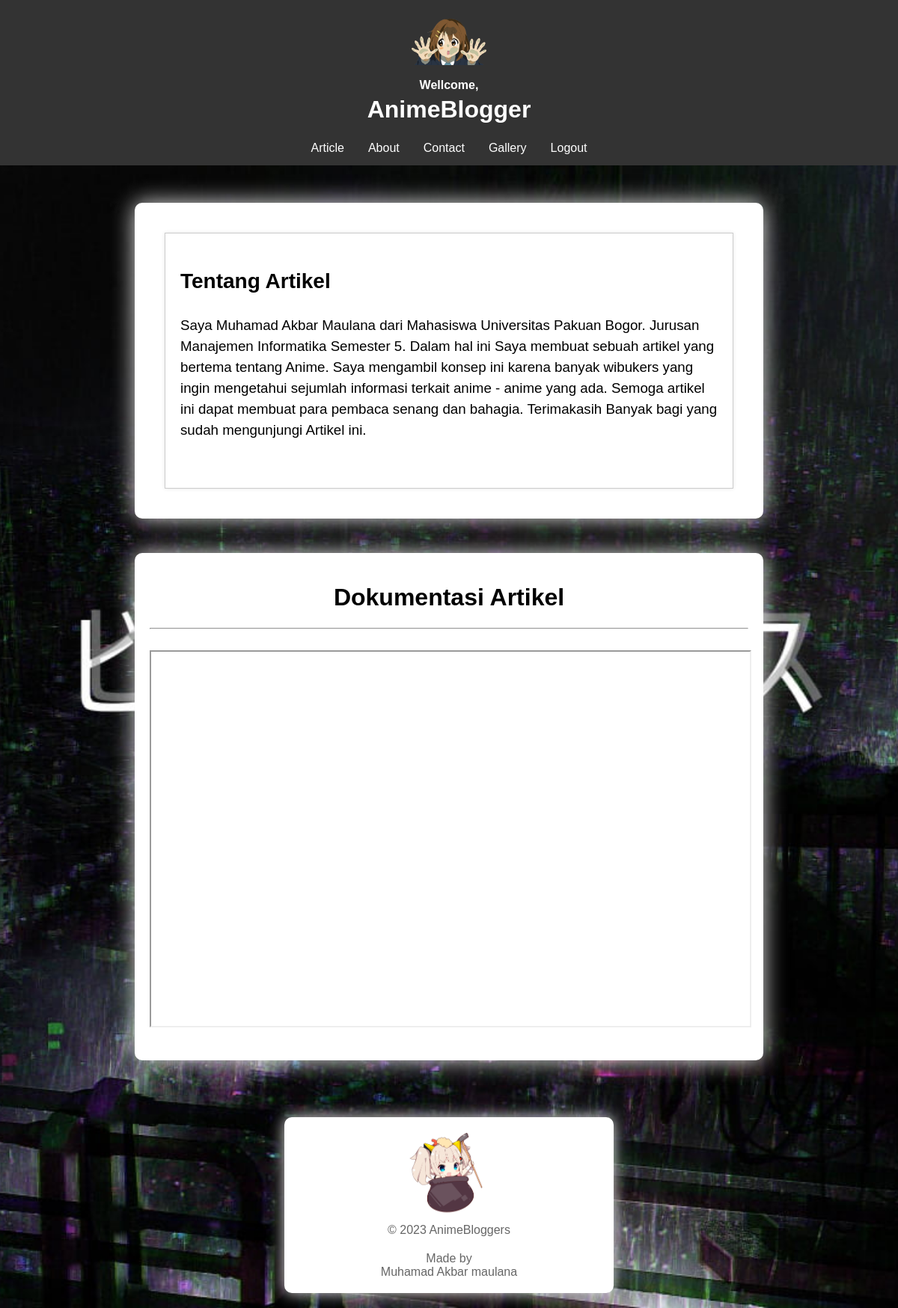
/tentang.php, run on the app's committed database.
### tables this page shows
CREATE TABLE `about` (
  `id` int(3) NOT NULL,
  `judul` char(20) NOT NULL,
  `isi` text NOT NULL
);

### tentang.php (the view, shortened to what this page needs)
<?php
include "koneksi.php";
?>
<!DOCTYPE html>
<html>
<head>
    <link rel="stylesheet" href="style.css">
</head>
<body>
    <header>
    <center>
        <img src="img/login.png" width="100" height="auto">
    </center>
        <br>
        <label for="user">Wellcome, <?php echo $_SESSION['username'] ?></label>
        <h1>AnimeBlogger</h1>
    </header>
    <div class="navbar">
        <a href="pengguna.php">Article</a>
        <a href="tentang.php">About</a>
        <a href="kontak.php">Contact</a>
        <a href="galery_usr.php">Gallery</a>
        <a href="logout.php">Logout</a>
    </div>
    <div class="container">
        <article>
            <?php
            $sql = "SELECT * FROM about";
            $result = $koneksi->query($sql);
            if ($result) {
                if ($result->num_rows > 0) {
                    while ($row = $result->fetch_assoc()) {
                        echo "<h1 style=font-size:28px>" . $row["judul"] . "</h1>";
                        echo "<h3 style=font-weight:normal>" . $row["isi"] . "</h3>";
                        echo "<br>";
                    }
                } else {
                    echo "Tidak ada data about yang ditemukan.";
                }
            } else {
                echo "Error: " . $koneksi->error;
            }
            ?>
            </article>
        </div>
        <br>
        <br>
        <div class="container-dokumen">
        <h1 style="text-align:center">Dokumentasi Artikel</h1>
        <hr>
        <iframe src="file/AnimeBlogger-PB.pdf" width="800px" height="500px"></iframe>
        </div>
        <footer>
            <br>
            <br>
    <div class="foot">
        <img src="img/anime-46.png" alt="Ikon Anime">
        <p>&copy; 2023 AnimeBloggers</P>
        <p>Made by <br> Muhamad Akbar maulana</p>
    </div>
</footer>
    </body>
    </html>

### style.css (style rules this page uses)
body { font-family: Arial, sans-serif; margin: 0; padding: 0; background-color: #f3f3f3; display: flex; flex-direction: column; min-height: 100vh; background-color: rgba(0, 0, 0, 0.2); background-image: url('img/bg-body.jpg'); background-size: cover; background-blur: 10px; background-attachment: fixed; background-repeat: no-repeat; background-position: center; }
header { background-color: #333; color: #fff; text-align: center; padding: 10px; }
header h1 { margin: 0; }
.navbar { background-color: #333; display: flex; justify-content: center; }
.navbar a { color: #fff; text-align: center; padding: 14px 16px; text-decoration: none; }
.container { position: relative; top: 30px; max-width: 800px; margin: 20px auto; padding: 20px; background-color: #fff; border-radius: 10px; box-shadow: 0 0 30px rgba(255, 255, 255, 0.897); flex-grow: 1; }
.foot { max-width: 400px; max-height: 195px; margin: 20px auto; padding: 20px; background-color: #fff; border-radius: 10px; box-shadow: 0 0 20px rgba(255, 255, 255, 0.897); flex-grow: 1; }
.foot img { position: relative; display: block; margin-right: auto; margin-left: auto; bottom: 30px; width: 120px; height: auto; vertical-align: middle; }
.foot p { position: relative; text-align: center; bottom: 30px; margin-bottom: 20px; }
img { max-width: 100%; height: auto; }
article { line-height: 1.5; }
label { display: block; margin-bottom: 5px; font-weight: bold; }
article { margin: 20px; padding: 20px; border: 1px solid #ccc; background-color: #fff; box-shadow: 0 0 5px rgba(0, 0, 0, 0.1); }
p { font-size: 16px; margin: 10px 0; color: #666; }
img { max-width: 100%; height: auto; display: block; margin-top: 15px; }
.container-dokumen { max-width: 800px; margin: 20px auto; padding: 20px; background-color: #fff; border-radius: 10px; box-shadow: 0 0 30px rgba(255, 255, 255, 0.897); flex-grow: 1; overflow: hidden; }
.container-dokumen iframe { width: 800px; height: 500px; margin: 20px auto; }

### data on the page
about: judul "Tentang Artikel", isi "Saya Muhamad Akbar Maulana dari Mahasiswa Universitas Pakuan Bogor. Jurusan Manajemen Informatika Semester 5. Dalam hal ini Saya membuat sebuah artikel yang bertema tentang Anime. Saya mengambil konsep ini karena banyak wibukers yang ingin mengetahui sejumlah informasi terkait anime - anime yang ada. Semoga artikel ini dapat membuat para pembaca senang dan bahagia. Terimakasih Banyak bagi yang sudah mengunjungi Artikel ini."
